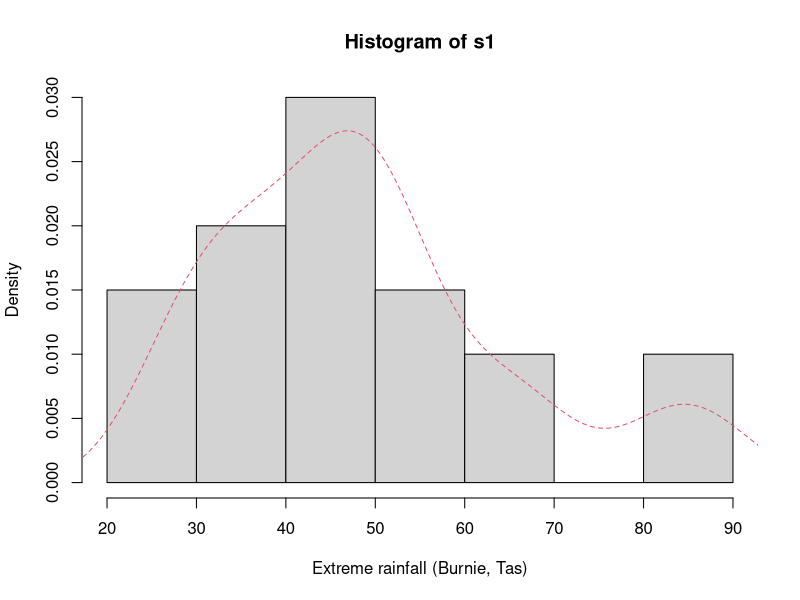
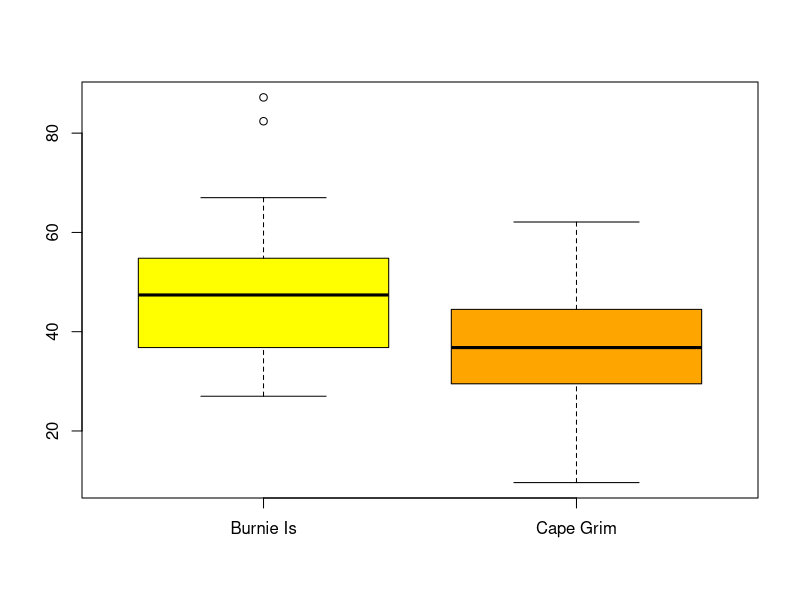
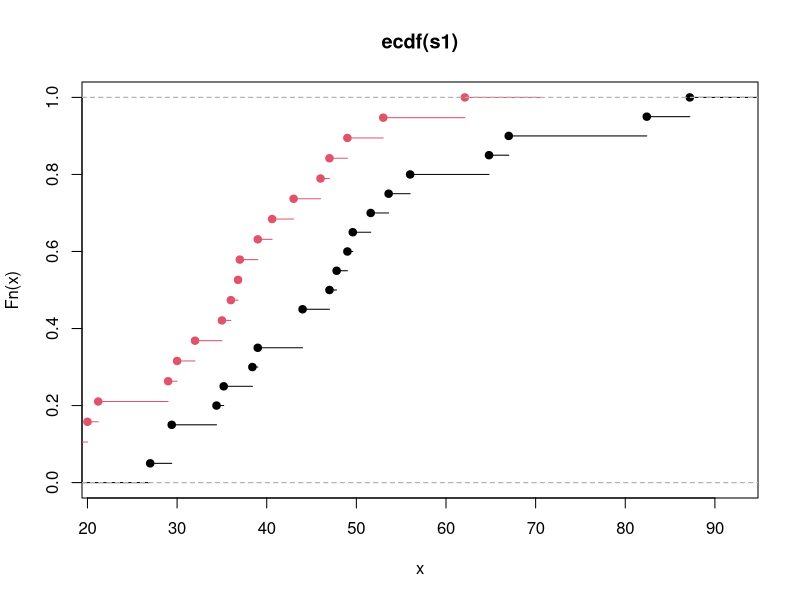
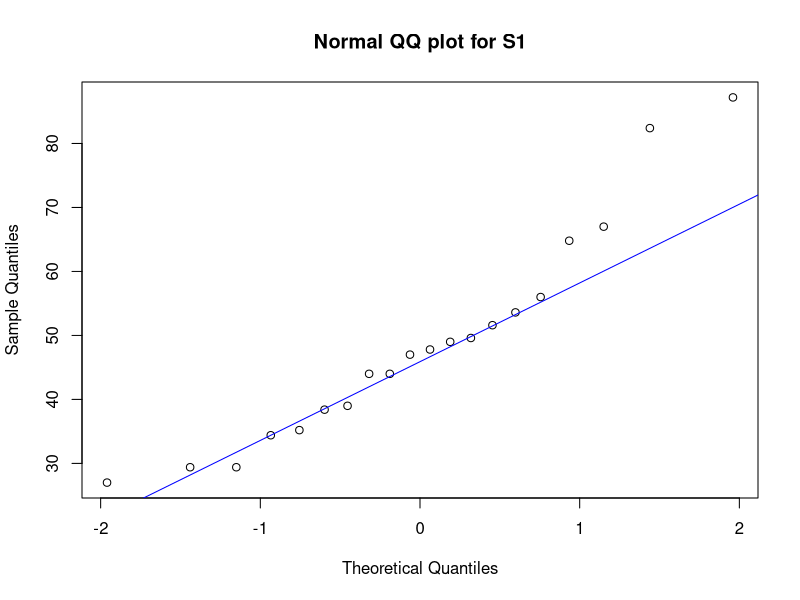
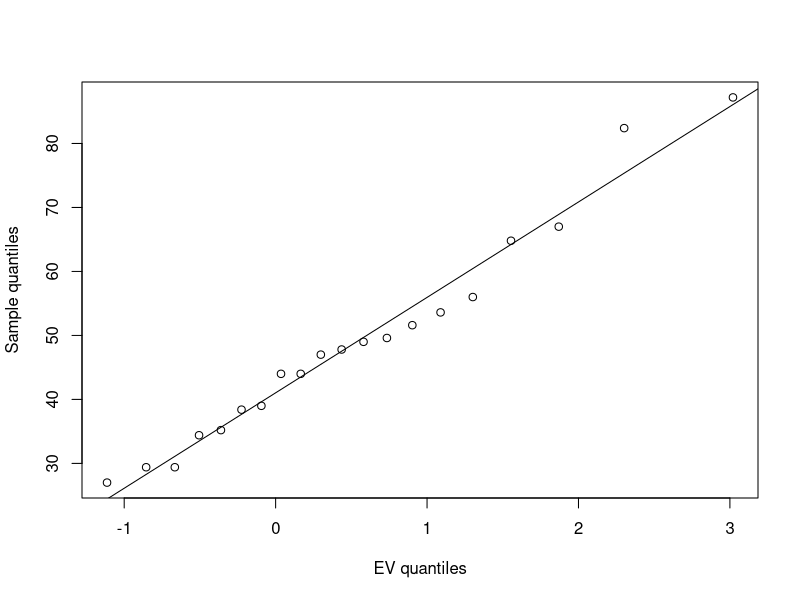

The R source for these figures, in order:
## ---- chunk 1
setwd('/Users/rafsanalmamun/Desktop/MAST90105_Labs/Lab 7')
## ---- chunk 2
tasmania = read.csv('EditedRainfall.csv')
## ---- chunk 3

View(tasmania)
dim(tasmania) # check data dimension
names(tasmania[, 1:5]) # names of the first 5 columns
year = tasmania[, 1] # create a vector for year
s1 = tasmania[, 2] # create a vector for station 1 (Burnie)
s2 = tasmania[, 3] # create a vector for station 2 (Cape Grim)
## ---- chunk 4

summary(s1) # 5-number summary plus sample mean
## ---- chunk 5
sd(s1) # sample standard deviaion

IQR(s1) # IQR
## ---- chunk 6
# sample percentiles using Type 6 and 7
# approximations
quantile(s1, type = 6)
quantile(s1, type = 7)
## ---- chunk 7
summary(s2)

# remove the null values to calculate sd and IQR
sd(s2, na.rm = TRUE)
IQR(s2, na.rm = TRUE)
## ---- chunk 8

hist(s1, freq = FALSE, xlab = "Extreme rainfall (Burnie, Tas)") # freq = FALSE gives density
smooth.density = density(s1) # fits a smooth curve
points(smooth.density, type = "l", lty = 2, col = 2) # adds a smooth curve
## ---- chunk 9
boxplot(s1, s2, names = c("Burnie Is", "Cape Grim"),
col = c("yellow", "orange"))
## ---- chunk 10
ecdf1 = ecdf(s1)
ecdf2 = ecdf(s2)
plot(ecdf1)
plot(ecdf2, col = 2, add = TRUE)
## ---- chunk 11
qqnorm(s1, main = "Normal QQ plot for S1") # normal QQ plot
qqline(s1, col='blue')
## ---- chunk 12
Finv = function(p) {
  return (-log(-log(p)))
} # quantile function
## ---- chunk 13
p = (1:20)/21

y = sort(s1) # order statistics
x = Finv(p) # theoretical quantiles

plot(x, y, ylab = "Sample quantiles", xlab = "EV quantiles")

# the next command computes and plots the 'best
# fitting line' (more details in next weeks)
fit = lm(y ~ x)
abline(fit) # adds best fit line
